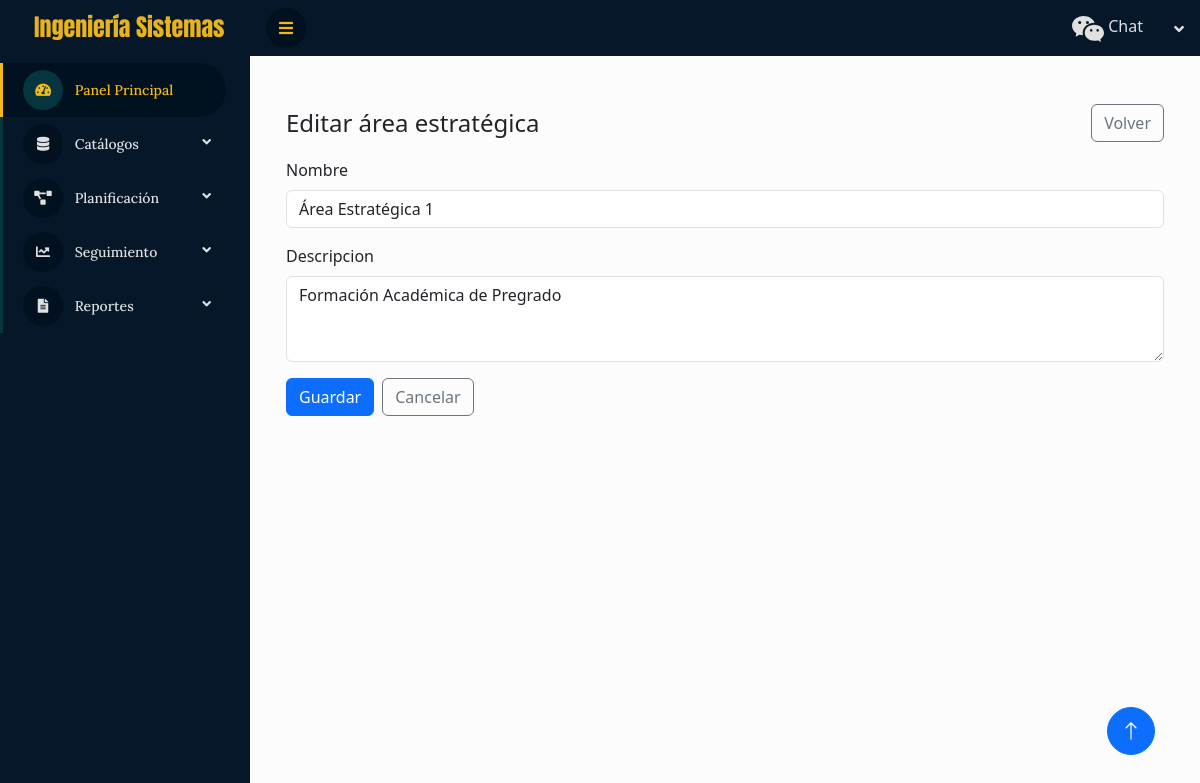
Page /areas-estrategicas/2/editar/ on the committed database.
### cis/models.py (models this page shows, shortened)
class TimeStampedModel(models.Model):
    creado = models.DateTimeField(auto_now_add=True)
    actualizado = models.DateTimeField(auto_now=True)
    class Meta:
        abstract = True

class AreaEstrategica(TimeStampedModel):
    nombre = models.CharField(max_length=150, unique=True)
    descripcion = models.TextField(blank=True)

### cis/views.py (the view, shortened to what this page needs)
# urls.py: path("areas-estrategicas/<int:pk>/editar/", views.AreaEstrategicaUpdateView.as_view(), name="area_estrategica_update"),
class AreaEstrategicaUpdateView(UpdateView):
    model = AreaEstrategica
    form_class = AreaEstrategicaForm
    template_name = "planificacion/area_estrategica_form.html"
    success_url = reverse_lazy("area_estrategica_list")

### cis/forms.py
class AreaEstrategicaForm(forms.ModelForm):
    class Meta:
        model = AreaEstrategica
        fields = ["nombre", "descripcion"]
        widgets = {
            "nombre": forms.TextInput(attrs={
                "class": "form-control",
                "placeholder": "Ej.: Educación, Innovación, etc."
            }),
            "descripcion": forms.Textarea(attrs={
                "class": "form-control",
                "rows": 3,
                "placeholder": "Breve descripción (opcional)"
            }),
        }

### cis/templatetags/bootstrap_extras.py (called while the page is built)
@register.inclusion_tag("planificacion/_bs_field.html")
def render_bs_field(field, show_label=True):
    widget_class = "form-select" if field.field.widget.__class__.__name__ in ("Select", "SelectMultiple") else "form-control"
    prev_cls = field.field.widget.attrs.get("class", "")
    field.field.widget.attrs["class"] = f"{prev_cls} {widget_class}".strip()
    return {"field": field, "show_label": show_label}

### cis/templates/planificacion/area_estrategica_form.html (shortened to what this page needs)
 {% extends "base.html" %} {% load bootstrap_extras %} {% block content %}
<div class="container-fluid py-4">
  <div class="d-flex justify-content-between align-items-center mb-3">
    <h1 class="h4 mb-0">{% if object %}Editar{% else %}Nueva{% endif %} área estratégica</h1>
    <a href="{% url 'area_estrategica_list' %}" class="btn btn-outline-secondary">Volver</a>
  </div>
  <form method="post" novalidate>
    {% csrf_token %} {% render_bs_field form.nombre %} {% render_bs_field form.descripcion %}
    <div class="d-flex gap-2">
      <button class="btn btn-primary" type="submit">Guardar</button>
      <a href="{% url 'area_estrategica_list' %}" class="btn btn-outline-secondary">Cancelar</a>
    </div>
  </form>
</div>
{% endblock %}

### cis/templates/planificacion/_bs_field.html (shortened to what this page needs)
<div class="mb-3">
  {% if show_label %}
  <label class="form-label" for="{{ field.id_for_label }}">{{ field.label }}</label>
  {% endif %} {{ field }}
</div>

### cis/static/css/style.css (style rules this page uses)
:root { --primary: #f5ba18; --secondary: #06343f; ; --light: #e0e0e0; --dark: #02111f; ; }
.btn { transition: 0.5s; }

### rows in the picture
AreaEstrategica: nombre "Área Estratégica 1", descripcion "Formación Académica de Pregrado"

### other values in the picture
{{ field.label }} "Nombre Descripcion"
